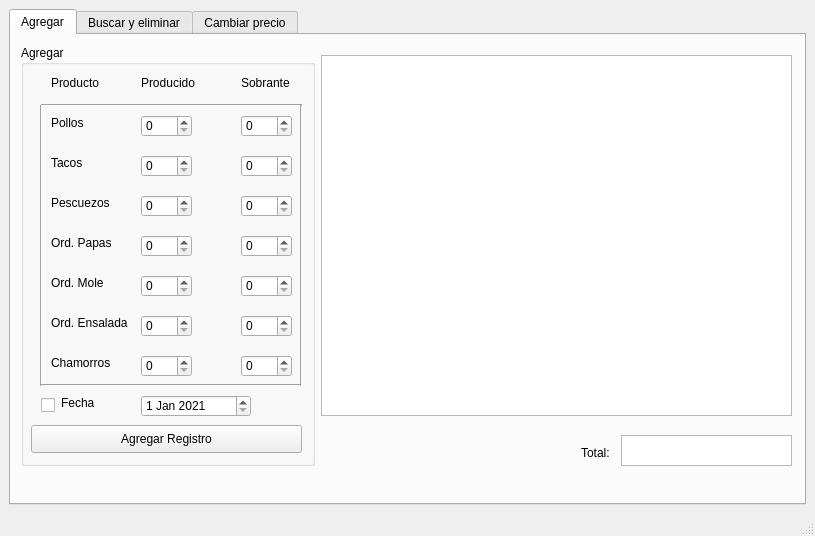
<?xml version="1.0" encoding="UTF-8"?>
<ui version="4.0">
 <class>MainWindow</class>
 <widget class="QMainWindow" name="MainWindow">
  <property name="geometry">
   <rect>
    <x>0</x>
    <y>0</y>
    <width>815</width>
    <height>536</height>
   </rect>
  </property>
  <property name="windowTitle">
   <string>MainWindow</string>
  </property>
  <widget class="QWidget" name="centralwidget">
   <layout class="QGridLayout" name="gridLayout">
    <item row="0" column="0">
     <widget class="QTabWidget" name="tabWidget">
      <property name="currentIndex">
       <number>0</number>
      </property>
      <widget class="QWidget" name="tab">
       <attribute name="title">
        <string>Agregar</string>
       </attribute>
       <widget class="QGroupBox" name="groupBox">
        <property name="geometry">
         <rect>
          <x>10</x>
          <y>10</y>
          <width>294</width>
          <height>421</height>
         </rect>
        </property>
        <property name="title">
         <string>Agregar</string>
        </property>
        <widget class="Line" name="line_4">
         <property name="geometry">
          <rect>
           <x>10</x>
           <y>60</y>
           <width>20</width>
           <height>281</height>
          </rect>
         </property>
         <property name="orientation">
          <enum>Qt::Vertical</enum>
         </property>
        </widget>
        <widget class="Line" name="line_2">
         <property name="geometry">
          <rect>
           <x>20</x>
           <y>50</y>
           <width>261</width>
           <height>20</height>
          </rect>
         </property>
         <property name="orientation">
          <enum>Qt::Horizontal</enum>
         </property>
        </widget>
        <widget class="QLabel" name="label_6">
         <property name="geometry">
          <rect>
           <x>30</x>
           <y>270</y>
           <width>91</width>
           <height>16</height>
          </rect>
         </property>
         <property name="text">
          <string>Ord. Ensalada</string>
         </property>
        </widget>
        <widget class="QLabel" name="label_3">
         <property name="geometry">
          <rect>
           <x>30</x>
           <y>150</y>
           <width>71</width>
           <height>16</height>
          </rect>
         </property>
         <property name="text">
          <string>Pescuezos</string>
         </property>
        </widget>
        <widget class="QLabel" name="label_4">
         <property name="geometry">
          <rect>
           <x>30</x>
           <y>190</y>
           <width>71</width>
           <height>16</height>
          </rect>
         </property>
         <property name="text">
          <string>Ord. Papas</string>
         </property>
        </widget>
        <widget class="Line" name="line">
         <property name="geometry">
          <rect>
           <x>20</x>
           <y>330</y>
           <width>261</width>
           <height>20</height>
          </rect>
         </property>
         <property name="orientation">
          <enum>Qt::Horizontal</enum>
         </property>
        </widget>
        <widget class="QLabel" name="label_9">
         <property name="geometry">
          <rect>
           <x>220</x>
           <y>30</y>
           <width>55</width>
           <height>16</height>
          </rect>
         </property>
         <property name="text">
          <string>Sobrante</string>
         </property>
        </widget>
        <widget class="QLabel" name="label_5">
         <property name="geometry">
          <rect>
           <x>30</x>
           <y>230</y>
           <width>61</width>
           <height>16</height>
          </rect>
         </property>
         <property name="text">
          <string>Ord. Mole</string>
         </property>
        </widget>
        <widget class="QSpinBox" name="pollo_pro_spinBox">
         <property name="geometry">
          <rect>
           <x>120</x>
           <y>70</y>
           <width>51</width>
           <height>22</height>
          </rect>
         </property>
         <property name="minimum">
          <number>0</number>
         </property>
         <property name="maximum">
          <number>500</number>
         </property>
        </widget>
        <widget class="Line" name="line_3">
         <property name="geometry">
          <rect>
           <x>270</x>
           <y>60</y>
           <width>20</width>
           <height>281</height>
          </rect>
         </property>
         <property name="orientation">
          <enum>Qt::Vertical</enum>
         </property>
        </widget>
        <widget class="QLabel" name="label_10">
         <property name="geometry">
          <rect>
           <x>30</x>
           <y>310</y>
           <width>91</width>
           <height>16</height>
          </rect>
         </property>
         <property name="text">
          <string>Chamorros</string>
         </property>
        </widget>
        <widget class="QLabel" name="label_2">
         <property name="geometry">
          <rect>
           <x>30</x>
           <y>110</y>
           <width>55</width>
           <height>16</height>
          </rect>
         </property>
         <property name="text">
          <string>Tacos</string>
         </property>
        </widget>
        <widget class="QLabel" name="label_7">
         <property name="geometry">
          <rect>
           <x>30</x>
           <y>30</y>
           <width>71</width>
           <height>16</height>
          </rect>
         </property>
         <property name="text">
          <string>Producto</string>
         </property>
        </widget>
        <widget class="QLabel" name="label_8">
         <property name="geometry">
          <rect>
           <x>120</x>
           <y>30</y>
           <width>71</width>
           <height>16</height>
          </rect>
         </property>
         <property name="text">
          <string>Producido</string>
         </property>
        </widget>
        <widget class="QLabel" name="label">
         <property name="geometry">
          <rect>
           <x>30</x>
           <y>70</y>
           <width>41</width>
           <height>16</height>
          </rect>
         </property>
         <property name="text">
          <string>Pollos</string>
         </property>
        </widget>
        <widget class="QSpinBox" name="taco_pro_spinBox">
         <property name="geometry">
          <rect>
           <x>120</x>
           <y>110</y>
           <width>51</width>
           <height>22</height>
          </rect>
         </property>
         <property name="minimum">
          <number>0</number>
         </property>
         <property name="maximum">
          <number>500</number>
         </property>
        </widget>
        <widget class="QSpinBox" name="pescuezo_pro_spinBox">
         <property name="geometry">
          <rect>
           <x>120</x>
           <y>150</y>
           <width>51</width>
           <height>22</height>
          </rect>
         </property>
         <property name="minimum">
          <number>0</number>
         </property>
         <property name="maximum">
          <number>500</number>
         </property>
        </widget>
        <widget class="QSpinBox" name="papa_pro_spinBox">
         <property name="geometry">
          <rect>
           <x>120</x>
           <y>190</y>
           <width>51</width>
           <height>22</height>
          </rect>
         </property>
         <property name="minimum">
          <number>0</number>
         </property>
         <property name="maximum">
          <number>500</number>
         </property>
        </widget>
        <widget class="QSpinBox" name="mole_pro_spinBox">
         <property name="geometry">
          <rect>
           <x>120</x>
           <y>230</y>
           <width>51</width>
           <height>22</height>
          </rect>
         </property>
         <property name="minimum">
          <number>0</number>
         </property>
         <property name="maximum">
          <number>500</number>
         </property>
        </widget>
        <widget class="QSpinBox" name="ensalada_pro_spinBox">
         <property name="geometry">
          <rect>
           <x>120</x>
           <y>270</y>
           <width>51</width>
           <height>22</height>
          </rect>
         </property>
         <property name="minimum">
          <number>0</number>
         </property>
         <property name="maximum">
          <number>500</number>
         </property>
        </widget>
        <widget class="QSpinBox" name="chamorro_pro_spinBox">
         <property name="geometry">
          <rect>
           <x>120</x>
           <y>310</y>
           <width>51</width>
           <height>22</height>
          </rect>
         </property>
         <property name="minimum">
          <number>0</number>
         </property>
         <property name="maximum">
          <number>500</number>
         </property>
        </widget>
        <widget class="QSpinBox" name="pollo_sob_spinBox">
         <property name="geometry">
          <rect>
           <x>220</x>
           <y>70</y>
           <width>51</width>
           <height>22</height>
          </rect>
         </property>
         <property name="minimum">
          <number>0</number>
         </property>
         <property name="maximum">
          <number>500</number>
         </property>
        </widget>
        <widget class="QSpinBox" name="taco_sob_spinBox">
         <property name="geometry">
          <rect>
           <x>220</x>
           <y>110</y>
           <width>51</width>
           <height>22</height>
          </rect>
         </property>
         <property name="minimum">
          <number>0</number>
         </property>
         <property name="maximum">
          <number>500</number>
         </property>
        </widget>
        <widget class="QSpinBox" name="pescuezo_sob_spinBox">
         <property name="geometry">
          <rect>
           <x>220</x>
           <y>150</y>
           <width>51</width>
           <height>22</height>
          </rect>
         </property>
         <property name="minimum">
          <number>0</number>
         </property>
         <property name="maximum">
          <number>500</number>
         </property>
        </widget>
        <widget class="QSpinBox" name="papa_sob_spinBox">
         <property name="geometry">
          <rect>
           <x>220</x>
           <y>190</y>
           <width>51</width>
           <height>22</height>
          </rect>
         </property>
         <property name="minimum">
          <number>0</number>
         </property>
         <property name="maximum">
          <number>500</number>
         </property>
        </widget>
        <widget class="QSpinBox" name="mole_sob_spinBox">
         <property name="geometry">
          <rect>
           <x>220</x>
           <y>230</y>
           <width>51</width>
           <height>22</height>
          </rect>
         </property>
         <property name="minimum">
          <number>0</number>
         </property>
         <property name="maximum">
          <number>500</number>
         </property>
        </widget>
        <widget class="QSpinBox" name="ensalada_sob_spinBox">
         <property name="geometry">
          <rect>
           <x>220</x>
           <y>270</y>
           <width>51</width>
           <height>22</height>
          </rect>
         </property>
         <property name="minimum">
          <number>0</number>
         </property>
         <property name="maximum">
          <number>500</number>
         </property>
        </widget>
        <widget class="QSpinBox" name="chamorro_sob_spinBox">
         <property name="geometry">
          <rect>
           <x>220</x>
           <y>310</y>
           <width>51</width>
           <height>22</height>
          </rect>
         </property>
         <property name="minimum">
          <number>0</number>
         </property>
         <property name="maximum">
          <number>500</number>
         </property>
        </widget>
        <widget class="QLabel" name="label_11">
         <property name="geometry">
          <rect>
           <x>40</x>
           <y>350</y>
           <width>41</width>
           <height>16</height>
          </rect>
         </property>
         <property name="text">
          <string>Fecha</string>
         </property>
        </widget>
        <widget class="QCheckBox" name="agregar_fecha_checkBox">
         <property name="geometry">
          <rect>
           <x>20</x>
           <y>350</y>
           <width>21</width>
           <height>21</height>
          </rect>
         </property>
         <property name="text">
          <string/>
         </property>
        </widget>
        <widget class="QDateEdit" name="agregar_dateEdit">
         <property name="geometry">
          <rect>
           <x>120</x>
           <y>350</y>
           <width>110</width>
           <height>22</height>
          </rect>
         </property>
         <property name="maximumDateTime">
          <datetime>
           <hour>23</hour>
           <minute>59</minute>
           <second>59</second>
           <year>2050</year>
           <month>12</month>
           <day>31</day>
          </datetime>
         </property>
         <property name="minimumDateTime">
          <datetime>
           <hour>0</hour>
           <minute>0</minute>
           <second>0</second>
           <year>1992</year>
           <month>1</month>
           <day>1</day>
          </datetime>
         </property>
         <property name="minimumDate">
          <date>
           <year>1992</year>
           <month>1</month>
           <day>1</day>
          </date>
         </property>
         <property name="date">
          <date>
           <year>2021</year>
           <month>1</month>
           <day>1</day>
          </date>
         </property>
        </widget>
        <widget class="QPushButton" name="agregar_registro_pushButton">
         <property name="geometry">
          <rect>
           <x>10</x>
           <y>380</y>
           <width>271</width>
           <height>28</height>
          </rect>
         </property>
         <property name="text">
          <string>Agregar Registro</string>
         </property>
        </widget>
       </widget>
       <widget class="QTableWidget" name="agregar_tableWidget">
        <property name="geometry">
         <rect>
          <x>310</x>
          <y>20</y>
          <width>471</width>
          <height>361</height>
         </rect>
        </property>
       </widget>
       <widget class="QPlainTextEdit" name="agregar_plainTextEdit">
        <property name="geometry">
         <rect>
          <x>610</x>
          <y>400</y>
          <width>171</width>
          <height>31</height>
         </rect>
        </property>
       </widget>
       <widget class="QLabel" name="label_14">
        <property name="geometry">
         <rect>
          <x>570</x>
          <y>410</y>
          <width>41</width>
          <height>16</height>
         </rect>
        </property>
        <property name="text">
         <string>Total:</string>
        </property>
       </widget>
      </widget>
      <widget class="QWidget" name="tab_2">
       <attribute name="title">
        <string>Buscar y eliminar</string>
       </attribute>
       <widget class="QDateEdit" name="buscar_dateEdit">
        <property name="geometry">
         <rect>
          <x>10</x>
          <y>400</y>
          <width>110</width>
          <height>31</height>
         </rect>
        </property>
       </widget>
       <widget class="QTableWidget" name="buscar_tableWidget">
        <property name="geometry">
         <rect>
          <x>10</x>
          <y>20</y>
          <width>761</width>
          <height>341</height>
         </rect>
        </property>
       </widget>
       <widget class="QLabel" name="label_12">
        <property name="geometry">
         <rect>
          <x>10</x>
          <y>380</y>
          <width>55</width>
          <height>16</height>
         </rect>
        </property>
        <property name="text">
         <string>Fecha:</string>
        </property>
       </widget>
       <widget class="QPushButton" name="buscar_pushButton">
        <property name="geometry">
         <rect>
          <x>140</x>
          <y>400</y>
          <width>131</width>
          <height>31</height>
         </rect>
        </property>
        <property name="text">
         <string>Buscar</string>
        </property>
       </widget>
       <widget class="QPushButton" name="eliminar_pushButton">
        <property name="geometry">
         <rect>
          <x>290</x>
          <y>400</y>
          <width>131</width>
          <height>31</height>
         </rect>
        </property>
        <property name="text">
         <string>Eliminar</string>
        </property>
       </widget>
       <widget class="QLabel" name="label_17">
        <property name="geometry">
         <rect>
          <x>560</x>
          <y>410</y>
          <width>41</width>
          <height>16</height>
         </rect>
        </property>
        <property name="text">
         <string>Total:</string>
        </property>
       </widget>
       <widget class="QPlainTextEdit" name="buscar_plainTextEdit">
        <property name="geometry">
         <rect>
          <x>600</x>
          <y>400</y>
          <width>171</width>
          <height>31</height>
         </rect>
        </property>
       </widget>
      </widget>
      <widget class="QWidget" name="tab_3">
       <attribute name="title">
        <string>Cambiar precio</string>
       </attribute>
       <widget class="QGroupBox" name="groupBox_2">
        <property name="geometry">
         <rect>
          <x>10</x>
          <y>20</y>
          <width>211</width>
          <height>411</height>
         </rect>
        </property>
        <property name="title">
         <string>Cambiar precio</string>
        </property>
        <widget class="Line" name="line_5">
         <property name="geometry">
          <rect>
           <x>10</x>
           <y>60</y>
           <width>20</width>
           <height>301</height>
          </rect>
         </property>
         <property name="orientation">
          <enum>Qt::Vertical</enum>
         </property>
        </widget>
        <widget class="Line" name="line_6">
         <property name="geometry">
          <rect>
           <x>20</x>
           <y>50</y>
           <width>181</width>
           <height>20</height>
          </rect>
         </property>
         <property name="orientation">
          <enum>Qt::Horizontal</enum>
         </property>
        </widget>
        <widget class="QLabel" name="label_13">
         <property name="geometry">
          <rect>
           <x>30</x>
           <y>280</y>
           <width>91</width>
           <height>16</height>
          </rect>
         </property>
         <property name="text">
          <string>Ord. Ensalada</string>
         </property>
        </widget>
        <widget class="QLabel" name="label_15">
         <property name="geometry">
          <rect>
           <x>30</x>
           <y>160</y>
           <width>71</width>
           <height>16</height>
          </rect>
         </property>
         <property name="text">
          <string>Pescuezos</string>
         </property>
        </widget>
        <widget class="QLabel" name="label_16">
         <property name="geometry">
          <rect>
           <x>30</x>
           <y>200</y>
           <width>71</width>
           <height>16</height>
          </rect>
         </property>
         <property name="text">
          <string>Ord. Papas</string>
         </property>
        </widget>
        <widget class="Line" name="line_7">
         <property name="geometry">
          <rect>
           <x>20</x>
           <y>350</y>
           <width>181</width>
           <height>20</height>
          </rect>
         </property>
         <property name="orientation">
          <enum>Qt::Horizontal</enum>
         </property>
        </widget>
        <widget class="QLabel" name="label_18">
         <property name="geometry">
          <rect>
           <x>30</x>
           <y>240</y>
           <width>61</width>
           <height>16</height>
          </rect>
         </property>
         <property name="text">
          <string>Ord. Mole</string>
         </property>
        </widget>
        <widget class="Line" name="line_8">
         <property name="geometry">
          <rect>
           <x>190</x>
           <y>60</y>
           <width>20</width>
           <height>301</height>
          </rect>
         </property>
         <property name="orientation">
          <enum>Qt::Vertical</enum>
         </property>
        </widget>
        <widget class="QLabel" name="label_19">
         <property name="geometry">
          <rect>
           <x>30</x>
           <y>320</y>
           <width>91</width>
           <height>16</height>
          </rect>
         </property>
         <property name="text">
          <string>Chamorros</string>
         </property>
        </widget>
        <widget class="QLabel" name="label_20">
         <property name="geometry">
          <rect>
           <x>30</x>
           <y>120</y>
           <width>55</width>
           <height>16</height>
          </rect>
         </property>
         <property name="text">
          <string>Tacos</string>
         </property>
        </widget>
        <widget class="QLabel" name="label_21">
         <property name="geometry">
          <rect>
           <x>30</x>
           <y>30</y>
           <width>71</width>
           <height>16</height>
          </rect>
         </property>
         <property name="text">
          <string>Producto</string>
         </property>
        </widget>
        <widget class="QLabel" name="label_22">
         <property name="geometry">
          <rect>
           <x>120</x>
           <y>30</y>
           <width>71</width>
           <height>16</height>
          </rect>
         </property>
         <property name="text">
          <string>Precio</string>
         </property>
        </widget>
        <widget class="QLabel" name="label_23">
         <property name="geometry">
          <rect>
           <x>30</x>
           <y>80</y>
           <width>41</width>
           <height>16</height>
          </rect>
         </property>
         <property name="text">
          <string>Pollos</string>
         </property>
        </widget>
        <widget class="QPushButton" name="cambiar_precio_pushButton">
         <property name="geometry">
          <rect>
           <x>20</x>
           <y>370</y>
           <width>181</width>
           <height>28</height>
          </rect>
         </property>
         <property name="text">
          <string>Cambiar Precio</string>
         </property>
        </widget>
        <widget class="QDoubleSpinBox" name="pollo_precio_doubleSpinBox">
         <property name="geometry">
          <rect>
           <x>120</x>
           <y>80</y>
           <width>62</width>
           <height>22</height>
          </rect>
         </property>
         <property name="maximum">
          <double>300.000000000000000</double>
         </property>
        </widget>
        <widget class="QDoubleSpinBox" name="taco_precio_doubleSpinBox">
         <property name="geometry">
          <rect>
           <x>120</x>
           <y>120</y>
           <width>62</width>
           <height>22</height>
          </rect>
         </property>
         <property name="maximum">
          <double>300.000000000000000</double>
         </property>
        </widget>
        <widget class="QDoubleSpinBox" name="pescuezo_precio_doubleSpinBox">
         <property name="geometry">
          <rect>
           <x>120</x>
           <y>160</y>
           <width>62</width>
           <height>22</height>
          </rect>
         </property>
         <property name="maximum">
          <double>300.000000000000000</double>
         </property>
        </widget>
        <widget class="QDoubleSpinBox" name="papa_precio_doubleSpinBox">
         <property name="geometry">
          <rect>
           <x>120</x>
           <y>200</y>
           <width>62</width>
           <height>22</height>
          </rect>
         </property>
         <property name="maximum">
          <double>300.000000000000000</double>
         </property>
        </widget>
        <widget class="QDoubleSpinBox" name="mole_precio_doubleSpinBox">
         <property name="geometry">
          <rect>
           <x>120</x>
           <y>240</y>
           <width>62</width>
           <height>22</height>
          </rect>
         </property>
         <property name="maximum">
          <double>300.000000000000000</double>
         </property>
        </widget>
        <widget class="QDoubleSpinBox" name="ensalada_precio_doubleSpinBox">
         <property name="geometry">
          <rect>
           <x>120</x>
           <y>280</y>
           <width>62</width>
           <height>22</height>
          </rect>
         </property>
         <property name="maximum">
          <double>300.000000000000000</double>
         </property>
        </widget>
        <widget class="QDoubleSpinBox" name="chamorro_precio_doubleSpinBox">
         <property name="geometry">
          <rect>
           <x>120</x>
           <y>320</y>
           <width>62</width>
           <height>22</height>
          </rect>
         </property>
         <property name="maximum">
          <double>300.000000000000000</double>
         </property>
        </widget>
       </widget>
       <widget class="QTableWidget" name="cambiar_precio_tableWidget">
        <property name="geometry">
         <rect>
          <x>240</x>
          <y>30</y>
          <width>531</width>
          <height>351</height>
         </rect>
        </property>
       </widget>
       <widget class="QPushButton" name="mostrar_precio_pushButton">
        <property name="geometry">
         <rect>
          <x>240</x>
          <y>390</y>
          <width>181</width>
          <height>28</height>
         </rect>
        </property>
        <property name="text">
         <string>Mostrar precios</string>
        </property>
       </widget>
      </widget>
     </widget>
    </item>
   </layout>
  </widget>
  <widget class="QMenuBar" name="menubar">
   <property name="geometry">
    <rect>
     <x>0</x>
     <y>0</y>
     <width>815</width>
     <height>26</height>
    </rect>
   </property>
  </widget>
  <widget class="QStatusBar" name="statusbar"/>
 </widget>
 <resources/>
 <connections/>
</ui>
